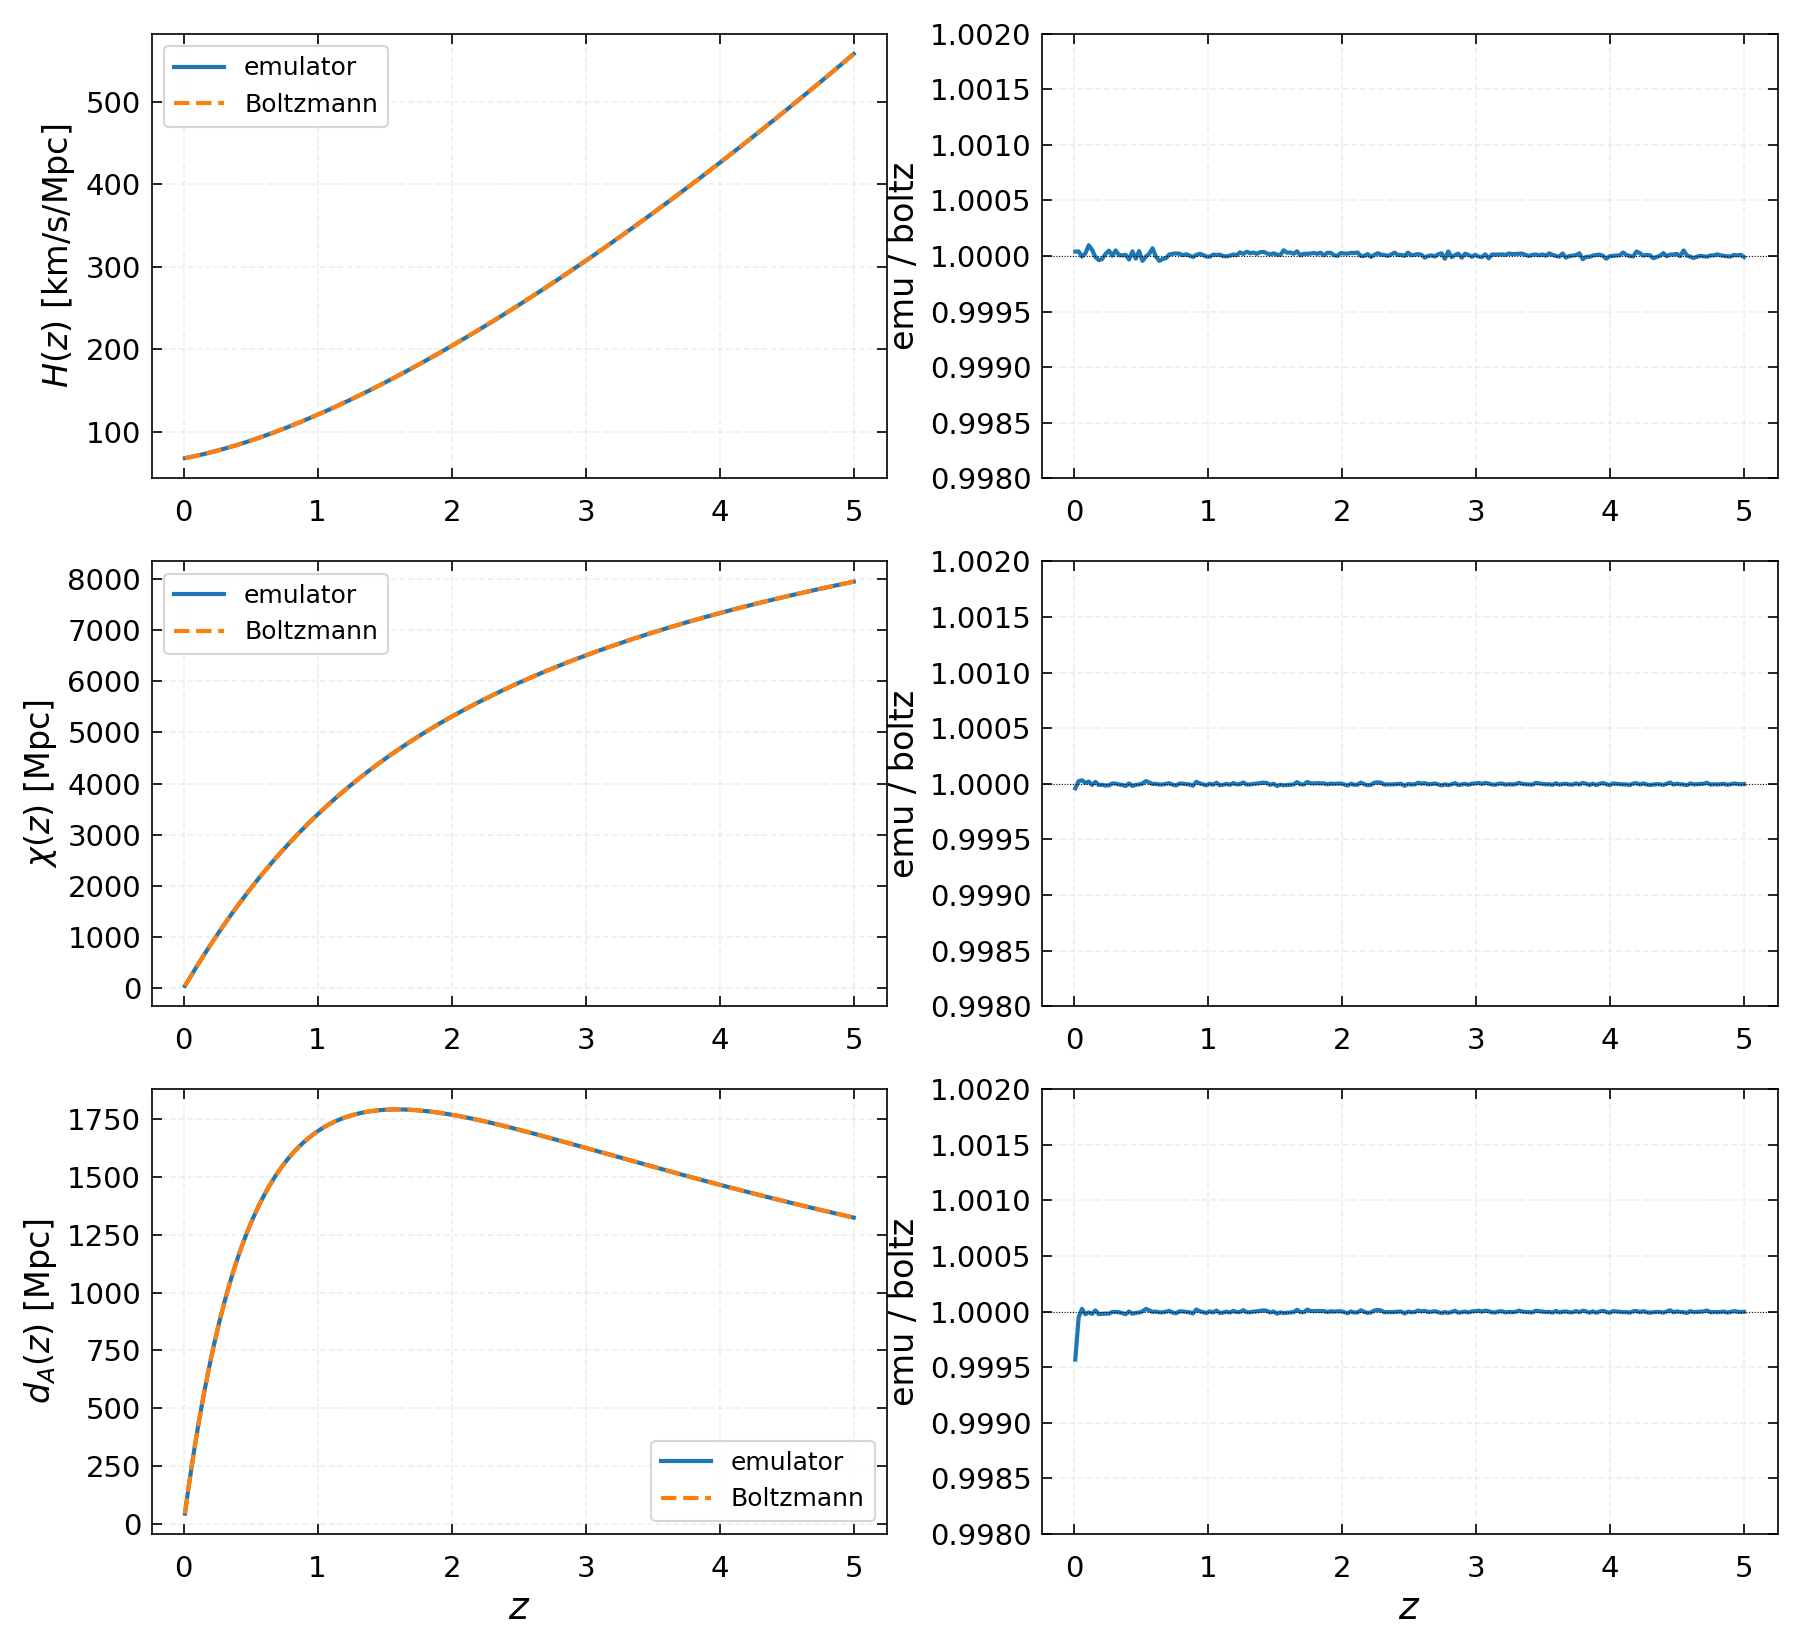

Reproduce this figure in Python.
"""
Step 2: Compare H(z), chi(z), d_A(z) from our emulator vs CLASS Boltzmann.

Units:
  H(z)  in km/s/Mpc
  chi(z) in Mpc
  d_A(z) in Mpc

Run:  python notebooks/step2_distances.py
"""
import warnings; warnings.filterwarnings('ignore')
import os; os.environ["JAX_PLATFORM_NAME"] = "cpu"
import numpy as np
import time

import jax; jax.config.update("jax_enable_x64", True)
import jax.numpy as jnp

import matplotlib
matplotlib.use("Agg")
import matplotlib.pyplot as plt

# ── Cosmology ────────────────────────────────────────────────────────────────
cosmo = {
    'omega_b': 0.02242, 'omega_cdm': 0.11933, 'H0': 67.66,
    'tau_reio': 0.0561, 'ln10^{10}A_s': 3.047, 'n_s': 0.9665,
}
h = cosmo['H0'] / 100.0
c_km_s = 299792.458

z_arr = np.linspace(0.01, 5.0, 200)

# ── 1. Our JAX emulator ─────────────────────────────────────────────────────
print("=" * 60)
print("1. JAX emulator (cosmology module)")
print("=" * 60)

from classy_szfast.cosmology import get_distances

Hz_emu, chi_emu, Da_emu = get_distances(cosmo, jnp.array(z_arr))
Hz_emu_kms = np.array(Hz_emu) * c_km_s   # convert to km/s/Mpc
chi_emu = np.array(chi_emu)
Da_emu = np.array(Da_emu)

print(f"  H(z=0.5)  = {np.interp(0.5, z_arr, Hz_emu_kms):.2f} km/s/Mpc")
print(f"  chi(z=0.5) = {np.interp(0.5, z_arr, chi_emu):.1f} Mpc")
print(f"  d_A(z=0.5) = {np.interp(0.5, z_arr, Da_emu):.1f} Mpc")

# ── 2. CLASS-SZ Boltzmann ───────────────────────────────────────────────────
print("\n" + "=" * 60)
print("2. CLASS Boltzmann")
print("=" * 60)

from classy_sz import Class as Class_sz

csz = Class_sz()
csz.set({**cosmo, 'output': 'mPk', 'P_k_max_1/Mpc': 10.0, 'z_max_pk': 5.5})
csz.compute()

Hz_boltz = np.array([csz.Hubble(z) * c_km_s for z in z_arr])  # Hubble returns H/c in 1/Mpc
Da_boltz = np.array([csz.angular_distance(z) for z in z_arr])    # Mpc
chi_boltz = Da_boltz * (1.0 + z_arr)  # chi = d_A * (1+z)

print(f"  H(z=0.5)  = {np.interp(0.5, z_arr, Hz_boltz):.2f} km/s/Mpc")
print(f"  chi(z=0.5) = {np.interp(0.5, z_arr, chi_boltz):.1f} Mpc")
print(f"  d_A(z=0.5) = {np.interp(0.5, z_arr, Da_boltz):.1f} Mpc")

# ── 3. Ratios ────────────────────────────────────────────────────────────────
print("\n" + "=" * 60)
print("Ratios (emulator / Boltzmann)")
print("=" * 60)

r_Hz = Hz_emu_kms / Hz_boltz
r_chi = chi_emu / chi_boltz
r_Da = Da_emu / Da_boltz

print(f"  H(z):  mean={r_Hz.mean():.6f}  min={r_Hz.min():.6f}  max={r_Hz.max():.6f}")
print(f"  chi(z): mean={r_chi.mean():.6f}  min={r_chi.min():.6f}  max={r_chi.max():.6f}")
print(f"  d_A(z): mean={r_Da.mean():.6f}  min={r_Da.min():.6f}  max={r_Da.max():.6f}")

# ── 4. Plot ──────────────────────────────────────────────────────────────────
label_size = 17
title_size = 18
legend_size = 12

fig, axes = plt.subplots(3, 2, figsize=(12, 11))

quantities = [
    (Hz_emu_kms, Hz_boltz, r"$H(z)$ [km/s/Mpc]", r_Hz),
    (chi_emu, chi_boltz, r"$\chi(z)$ [Mpc]", r_chi),
    (Da_emu, Da_boltz, r"$d_A(z)$ [Mpc]", r_Da),
]

for irow, (q_emu, q_boltz, ylabel, ratio) in enumerate(quantities):
    ax_abs = axes[irow, 0]
    ax_rat = axes[irow, 1]

    for ax in [ax_abs, ax_rat]:
        ax.tick_params(axis='x', which='both', length=5, direction='in', pad=10)
        ax.tick_params(axis='y', which='both', length=5, direction='in', pad=5)
        ax.xaxis.set_ticks_position('both')
        ax.yaxis.set_ticks_position('both')
        plt.setp(ax.get_yticklabels(), fontsize=label_size - 3)
        plt.setp(ax.get_xticklabels(), fontsize=label_size - 3)
        ax.grid(visible=True, which='both', alpha=0.2, linestyle='--')

    ax_abs.plot(z_arr, q_emu, 'C0-', lw=2, label='emulator')
    ax_abs.plot(z_arr, q_boltz, 'C1--', lw=2, label='Boltzmann')
    ax_abs.set_ylabel(ylabel, size=title_size - 2)
    ax_abs.legend(fontsize=legend_size)

    ax_rat.plot(z_arr, ratio, 'C0-', lw=2)
    ax_rat.axhline(1.0, color='k', ls=':', lw=0.5)
    ax_rat.set_ylabel("emu / boltz", size=title_size - 2)
    ax_rat.set_ylim(0.998, 1.002)

for ax in axes[-1, :]:
    ax.set_xlabel(r"$z$", size=title_size)

plt.tight_layout()
outpath = os.path.join(os.path.dirname(__file__) or '.', 'step2_distances.png')
plt.savefig(outpath, dpi=150)
print(f"\nPlot saved: {outpath}")

csz.struct_cleanup()
